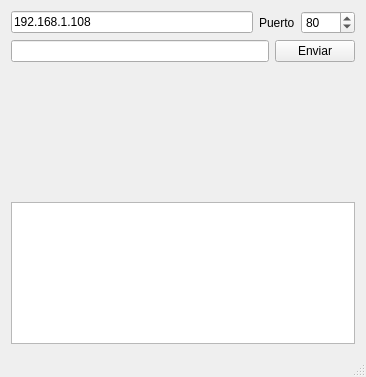
<?xml version="1.0" encoding="UTF-8"?>
<ui version="4.0">
 <class>MainWindow</class>
 <widget class="QMainWindow" name="MainWindow">
  <property name="geometry">
   <rect>
    <x>0</x>
    <y>0</y>
    <width>366</width>
    <height>377</height>
   </rect>
  </property>
  <property name="windowTitle">
   <string>Led WiFi</string>
  </property>
  <widget class="QWidget" name="centralWidget">
   <layout class="QGridLayout" name="gridLayout">
    <item row="0" column="0">
     <layout class="QHBoxLayout" name="horizontalLayout">
      <item>
       <widget class="QLineEdit" name="hostIp">
        <property name="text">
         <string>192.168.1.108</string>
        </property>
        <property name="placeholderText">
         <string>Host</string>
        </property>
       </widget>
      </item>
      <item>
       <widget class="QLabel" name="label">
        <property name="text">
         <string>Puerto</string>
        </property>
       </widget>
      </item>
      <item>
       <widget class="QSpinBox" name="Puerto">
        <property name="maximum">
         <number>9999</number>
        </property>
        <property name="value">
         <number>80</number>
        </property>
       </widget>
      </item>
     </layout>
    </item>
    <item row="1" column="0">
     <layout class="QHBoxLayout" name="horizontalLayout_2">
      <item>
       <widget class="QLineEdit" name="datos"/>
      </item>
      <item>
       <widget class="QPushButton" name="EnviarDatos">
        <property name="text">
         <string>Enviar</string>
        </property>
       </widget>
      </item>
     </layout>
    </item>
    <item row="2" column="0">
     <layout class="QHBoxLayout" name="horizontalLayout_3">
      <item>
       <spacer name="horizontalSpacer">
        <property name="orientation">
         <enum>Qt::Horizontal</enum>
        </property>
        <property name="sizeHint" stdset="0">
         <size>
          <width>40</width>
          <height>20</height>
         </size>
        </property>
       </spacer>
      </item>
      <item>
       <widget class="QPushButton" name="led">
        <property name="minimumSize">
         <size>
          <width>128</width>
          <height>128</height>
         </size>
        </property>
        <property name="maximumSize">
         <size>
          <width>128</width>
          <height>128</height>
         </size>
        </property>
        <property name="text">
         <string/>
        </property>
        <property name="icon">
         <iconset resource="imagenes.qrc">
          <normaloff>:/green.png</normaloff>
          <normalon>:/green.png</normalon>
          <activeon>:/green.png</activeon>:/green.png</iconset>
        </property>
        <property name="iconSize">
         <size>
          <width>128</width>
          <height>128</height>
         </size>
        </property>
        <property name="flat">
         <bool>true</bool>
        </property>
       </widget>
      </item>
      <item>
       <spacer name="horizontalSpacer_2">
        <property name="orientation">
         <enum>Qt::Horizontal</enum>
        </property>
        <property name="sizeHint" stdset="0">
         <size>
          <width>40</width>
          <height>20</height>
         </size>
        </property>
       </spacer>
      </item>
     </layout>
    </item>
    <item row="3" column="0">
     <widget class="QTextEdit" name="RespuestaServidor">
      <property name="html">
       <string>&lt;!DOCTYPE HTML PUBLIC &quot;-//W3C//DTD HTML 4.0//EN&quot; &quot;http://www.w3.org/TR/REC-html40/strict.dtd&quot;&gt;
&lt;html&gt;&lt;head&gt;&lt;meta name=&quot;qrichtext&quot; content=&quot;1&quot; /&gt;&lt;style type=&quot;text/css&quot;&gt;
p, li { white-space: pre-wrap; }
&lt;/style&gt;&lt;/head&gt;&lt;body style=&quot; font-family:'Sans Serif'; font-size:9pt; font-weight:400; font-style:normal;&quot;&gt;
&lt;p style=&quot;-qt-paragraph-type:empty; margin-top:0px; margin-bottom:0px; margin-left:0px; margin-right:0px; -qt-block-indent:0; text-indent:0px;&quot;&gt;&lt;br /&gt;&lt;/p&gt;&lt;/body&gt;&lt;/html&gt;</string>
      </property>
     </widget>
    </item>
   </layout>
  </widget>
  <widget class="QMenuBar" name="menuBar">
   <property name="geometry">
    <rect>
     <x>0</x>
     <y>0</y>
     <width>366</width>
     <height>19</height>
    </rect>
   </property>
  </widget>
  <widget class="QStatusBar" name="statusBar"/>
 </widget>
 <layoutdefault spacing="6" margin="11"/>
 <tabstops>
  <tabstop>hostIp</tabstop>
 </tabstops>
 <resources>
  <include location="imagenes.qrc"/>
 </resources>
 <connections/>
</ui>
